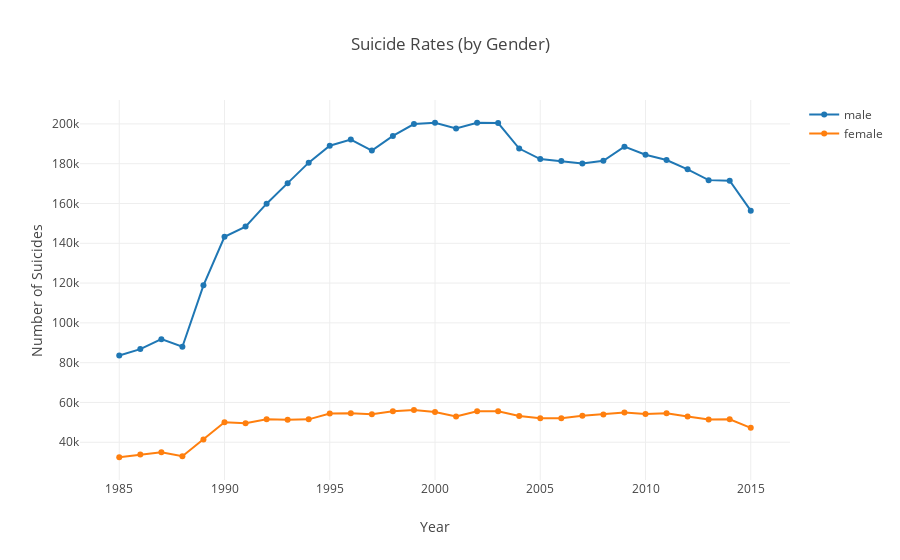

This figure's notebook cell:
### Code cell
data = df.groupby(['sex', 'year', 'country']).sum()

female = data.loc['female'].suicides_no.reset_index()
male = data.loc['male'].suicides_no.reset_index()

data = df.groupby(['country', 'sex']).sum().suicides_no.nlargest(10).reset_index()
dt_sex = df.groupby(['sex', 'year']).sum().suicides_no
trace_plot(dt_sex, categories=['male', 'female'], 
           title='Suicide Rates (by Gender)', 
           x_label='Year', 
           y_label='Number of Suicides')

### Figure 1 — Plotly figure (JSON) as saved in the notebook; plotly's stock layout.template omitted (floating-point values rounded to 4 significant figures)
{"data": [{"mode": "lines+markers", "name": "male", "type": "scatter", "uid": "48de1332-cc4a-4e4c-ae27-a57de3f7544b", "x": [1985, 1986, 1987, 1988, 1989, 1990, 1991, 1992, 1993, 1994, 1995, 1996, 1997, 1998, 1999, 2000, 2001, 2002, 2003, 2004, 2005, 2006, 2007, 2008, 2009, 2010, 2011, 2012, 2013, 2014, 2015], "y": [83584, 86818, 91836, 88011, 118883, 143243, 148398, 159906, 170234, 180531, 189040, 192142, 186619, 193960, 199904, 200578, 197653, 200546, 200452, 187629, 182340, 181322, 180084, 181474, 188567, 184480, 181868, 177149, 171740, 171428, 156392]}, {"mode": "lines+markers", "name": "female", "type": "scatter", "uid": "285d3b51-cc9e-450e-8b69-a500798208d0", "x": [1985, 1986, 1987, 1988, 1989, 1990, 1991, 1992, 1993, 1994, 1995, 1996, 1997, 1998, 1999, 2000, 2001, 2002, 2003, 2004, 2005, 2006, 2007, 2008, 2009, 2010, 2011, 2012, 2013, 2014, 2015], "y": [32479, 33852, 35006, 33015, 41361, 50118, 49622, 51567, 51331, 51532, 54504, 54583, 54126, 55631, 56215, 55254, 52999, 55549, 55627, 53232, 52035, 52039, 53324, 53973, 54920, 54222, 54616, 53011, 51459, 51556, 47248]}], "layout": {"title": {"text": "Suicide Rates (by Gender)"}, "xaxis": {"title": {"text": "Year"}}, "yaxis": {"title": {"text": "Number of Suicides"}}}}
